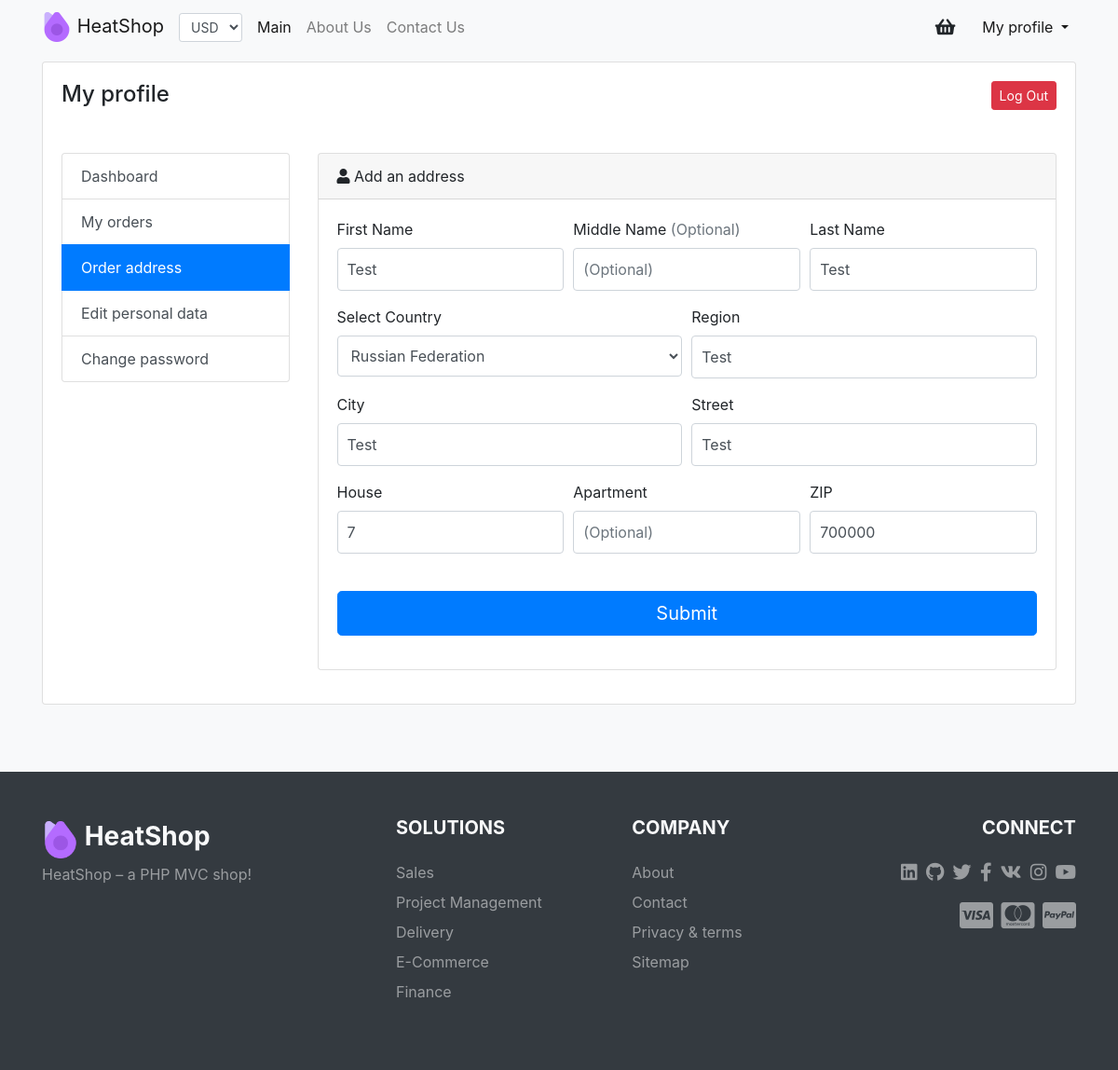
Page /address/edit?id=2 (signed in) on the committed database.
### tables this page shows
CREATE TABLE `currency` (
  `id` int(10) UNSIGNED NOT NULL,
  `title` varchar(50) NOT NULL,
  `code` varchar(3) NOT NULL,
  `symbol` varchar(10) NOT NULL,
  `value` float(15,2) NOT NULL,
  `base` enum('0','1') NOT NULL
);

CREATE TABLE `address` (
  `id` int(11) UNSIGNED NOT NULL,
  `user_id` int(11) UNSIGNED DEFAULT NULL,
  `first_name` varchar(100) NOT NULL,
  `middle_name` varchar(100) DEFAULT NULL,
  `last_name` varchar(100) NOT NULL,
  `country` varchar(100) NOT NULL,
  `region` varchar(100) NOT NULL,
  `city` varchar(100) NOT NULL,
  `street` varchar(100) NOT NULL,
  `house` int(5) UNSIGNED NOT NULL,
  `apartment` int(5) UNSIGNED DEFAULT NULL,
  `zip` int(6) UNSIGNED NOT NULL
);

### app/core/base/BaseController.php (called while the page is built, shortened)
<?php
abstract class BaseController
{
    private $route;
    private $view;
    private $data;
    private $meta = ['title' => 'HeatShop'];
    protected $layout = true;
    function __construct($route)
    {
        $this->route 	  = $route;
        $this->view 	  = $route['action'];
    }
    function set($data)
    {
        $this->data = $data;
    }
    function setMeta($title, $desc = null, $keywords = null)
    {
        $this->meta['title'] 	= $title . ' | HeatShop';
        $this->meta['desc'] 	= $desc;
        $this->meta['keywords'] = strtolower($keywords);
    }
    function getView()
    {
        $viewObj = new View($this->route, $this->layout, $this->view, $this->meta);
        $viewObj->render($this->data);
    }
}

### app/core/App.php (called while the page is built, shortened)
<?php
class App
{
    function __construct()
    {
        new Router();
    }
}

### public/index.php (called while the page is built, shortened)
<?php
new \app\core\App();

### app/controllers/AddressController.php (called while the page is built, shortened)
<?php
class AddressController extends Controller
{
    function editAction()
    {
        $id	= isset($_GET['id']) ? (int) $_GET['id'] : null;
        $address = Address::get($id);
        $countries = include_once CONFIG . '/countries.php';
    }
}

### app/core/Db.php (called while the page is built, shortened)
<?php
class Db
{
    private static $db = null;
    private static function connect()
    {
        if (!self::$db) {
            $config	  = include CONFIG . '/db.php';
            self::$db = new PDO($config['dsn'], $config['user'], $config['pass']);
        }
        return self::$db;
    }
    static function query($sql, $params = [])
    {
        $stmt = self::connect()->prepare($sql);
        if (!empty($params)) {
            foreach ($params as $key => $val) $stmt->bindValue(':'.$key, $val);
        }
        $stmt->execute();
        return $stmt;
    }
    static function row($sql, $params = [])
    {
        $stmt = self::query($sql, $params);
        return $stmt->fetch(PDO::FETCH_ASSOC);
    }
}

### app/models/Address.php (called while the page is built, shortened)
<?php
class Address extends Model
{
    static function get($id)
    {
        return Db::row("SELECT * FROM `address` WHERE `id` = :id", ['id' => $id]);
    }
}

### app/core/Cache.php (called while the page is built, shortened)
<?php
class Cache
{
    static function set($key, $data, $second = 3600)
    {
        if ($second) {
            $content['data']	 = $data;
            $content['end_time'] = time() + $second;
            if (file_put_contents(CACHE . '/' . md5($key) . '.txt', serialize($content))) {
                return true;
            }
        }
        return false;
    }
}

### app/views/address/edit.php (the view, shortened to what this page needs)
<div class="card mx-auto">
    <div class="card-body">
        <div class="row">
            <div class="col">
                <h4 class="card-title mb-5 float-left">My profile</h4>
            </div>
            <div class="col">
                <a href="user/logout" class="btn btn-sm btn-danger float-right">Log Out</a>
            </div>
        </div>
        <div class="row">
            <div class="col-md-3 mb-4">
                <div class="list-group">
                    <a href="profile" class="list-group-item list-group-item-action">Dashboard</a>
                    <a href="profile/orders" class="list-group-item list-group-item-action">My orders</a>
                    <a href="profile/address" class="list-group-item list-group-item-action active">Order address</a>
                    <a href="profile/edit" class="list-group-item list-group-item-action">Edit personal data</a>
                    <a href="profile/password" class="list-group-item list-group-item-action">Change password</a>
                </div>
            </div>
            <div class="col-md-9">
                <div class="card mb-3">
                    <div class="card-header"><i class="fas fa-user"></i>&nbsp;Add an address</div>
                    <div class="card-body">
                        <form role="form" method="post" class="form-input" novalidate>
                            <div class="form-row">
                                <div class="col-md-4 form-group">
                                    <label for="first-name">First Name</label>
                                    <input type="text" class="form-control" id="first-name" name="first_name" value="<?=$address['first_name'];?>" pattern="[a-zA-Zа-яА-Я]+">
                                </div>
                                <div class="col-md-4 form-group">
                                    <label for="middle-name">Middle Name <span class="text-muted">(Optional)</span></label>
                                    <input type="text" class="form-control" id="middle-name" name="middle_name" placeholder="(Optional)" value="<?=$address['middle_name'] ? $address['middle_name'] : null;?>" pattern="[a-zA-Zа-яА-Я]+">
                                </div>
                                <div class="col-md-4 form-group">
                                    <label for="last-name">Last Name</label>
                                    <input type="text" class="form-control" id="last-name" name="last_name" value="<?=$address['last_name'];?>" pattern="[a-zA-Zа-яА-Я]+">
                                </div>
                            </div>
                            <div class="form-row">
                                <div class="col form-group">
                                    <label for="country">Select Country</label>
                                    <select class="form-control" id="country" name="country">
                                        <?php foreach ($countries as $country) {
                                            if ($address['country'] == $country) {
                                                echo '<option value selected>'. $country . '</option>' . PHP_EOL;
                                            } else {
                                                echo '<option>' . $country . '</option>' . PHP_EOL;
                                            }
                                        } ?>
                                    </select>
                                </div>
                                <div class="col form-group">
                                    <label for="region">Region</label>
                                    <input type="text" class="form-control" id="region" name="region" value="<?=$address['region'];?>" pattern="[a-zA-Zа-яА-Я-]+">
                                </div>
                            </div>
                            <div class="form-row">
                                <div class="col form-group">
                                    <label for="city">City</label>
                                    <input type="text" class="form-control" id="city" name="city" value="<?=$address['city'];?>" pattern="[a-zA-Zа-яА-Я-]+">
                                </div>
                                <div class="col form-group">
                                    <label for="street">Street</label>
                                    <input type="text" class="form-control" id="street" name="street" value="<?=$address['street'];?>">
                                </div>
                            </div>
                            <div class="form-row">
                                <div class="col form-group">
                                    <label for="house">House</label>
                                    <input type="number" class="form-control" id="house" name="house" value="<?=$address['house'];?>" min="1">
                                </div>
                                <div class="col form-group">
                                    <label for="apartment">Apartment</label>
                                    <input type="number" class="form-control" id="apartment" name="apartment" placeholder="(Optional)" value="<?=$address['apartment'] ? $address['apartment'] : null;?>" min="0">
                                </div>
                                <div class="col form-group">
                                    <label for="zip">ZIP</label>
                                    <input type="number" class="form-control" id="zip" name="zip" value="<?=$address['zip'];?>" min="10000" max="999999">
                                </div>
                            </div>
                            <div class="form-group mt-4">
                                <button type="submit" class="btn btn-lg btn-primary btn-block">Submit</button>
                            </div>
                        </form>
                    </div>
                </div>
            </div>
        </div>
    </div>
</div>

### app/views/layouts/shop.php (shortened to what this page needs)
<!DOCTYPE html>
<html lang="en">
<head>
    <link rel="stylesheet" href="https://stackpath.bootstrapcdn.com/bootstrap/4.4.1/css/bootstrap.min.css">
    <link href="fontawesome/css/all.min.css" rel="stylesheet">
    <link href="css/style.css" rel="stylesheet" type="text/css" media="all" />
</head>
<body class="bg-light">
    <header>
        <nav class="navbar navbar-expand-lg navbar-light bg-light">
            <div class="container">
                <a class="navbar-brand" href="/">
                    <img src="img/logo.png" class="d-inline-block align-top" height="32" width="32" alt=""> HeatShop
                </a>
                <div class="collapse navbar-collapse" id="navbarSupportedContent">
                    <ul class="navbar-nav mr-auto" id="nav-items">
                        <li class="nav-item my-md-auto mt-3 mr-md-2">
                            <select id="currency" class="form-control form-control-sm">
							</select>
                        </li>
                        <li class="nav-item" id="main">
                            <a class="nav-link" href="/">Main</a>
                        </li>
                        <li class="nav-item" id="about-us">
                            <a class="nav-link" href="about-us" tabindex="-1" aria-disabled="true">About Us</a>
                        </li>
                        <li class="nav-item" id="contact-us">
                            <a class="nav-link" href="contact-us" tabindex="-1" aria-disabled="true">Contact Us</a>
                        </li>
                    </ul>
                    <ul class="navbar-nav">
                        <form class="form-inline">
                            <div class="cart" style="position: relative">
                                <a href="cart/show" onclick="getCart(); return false;">
                                    <i class="btn fas fa-shopping-basket" style="font-size: 120%"></i>
                                </a>
                            </div>
                        <?php if (!empty($_SESSION['user'])): ?>
                            <li class="nav-item dropdown active ml-2">
                                <a class="nav-link dropdown-toggle" href="#" id="navbarDropdown" role="button" data-toggle="dropdown" aria-haspopup="true" aria-expanded="false">
								My profile
								</a>
                            </li>
                        <?php else: ?>
                            <a type="button" href="login" class="btn btn-sm btn-primary mx-3 my-2">Log In</a>
                            <a type="button" href="signup" class="btn btn-sm btn-success my-2">Sign Up</a>
                        <?php endif; ?>
                        </form>
                    </ul>
                </div>
            </div>
        </nav>
    </header>
    <div class="container p-0">
        <div class="text-center py-1">
        </div>
    </div>
    <div class="container pb-4">
        <?=$content;?>
    </div>
    <footer class="bg-dark text-light mt-5 py-5">
        <div class="container">
            <div class="row">
                <div class="col-md-4 mb-5">
                    <div class="navbar-brand">
                        <img src="img/logo.png" class="d-inline-block align-top" height="40" width="40" alt="">
                        <span class="h3 font-weight-bold">HeatShop</span>
                    </div>
                    <span class="d-block text-white-50">HeatShop – a PHP MVC shop!</span>
                </div>
                <div class="col-md-8">
                    <div class="row">
                        <div class="col-md-4 mb-3">
                            <h5 class="mb-4 font-weight-bold text-uppercase">Solutions</h5>
                            <ul class="list-group">
                                <li class="list-group-item bg-transparent border-0 p-0 mb-2"><a href="#" class="text-white-50">Sales</a></li>
                                <li class="list-group-item bg-transparent border-0 p-0 mb-2"><a href="#" class="text-white-50">Project Management</a></li>
                                <li class="list-group-item bg-transparent border-0 p-0 mb-2"><a href="#" class="text-white-50">Delivery</a></li>
                                <li class="list-group-item bg-transparent border-0 p-0 mb-2"><a href="#" class="text-white-50">E-Commerce</a></li>
                                <li class="list-group-item bg-transparent border-0 p-0 mb-2"><a href="#" class="text-white-50">Finance</a></li>
                            </ul>
                        </div>
                        <div class="col-md-4 mb-3">
                            <h5 class="mb-4 font-weight-bold text-uppercase">Company</h5>
                            <ul class="list-group">
                                <li class="list-group-item bg-transparent border-0 p-0 mb-2"><a href="about-us" class="text-white-50">About</a></li>
                                <li class="list-group-item bg-transparent border-0 p-0 mb-2"><a href="contact-us" class="text-white-50">Contact</a></li>
                                <li class="list-group-item bg-transparent border-0 p-0 mb-2"><a class="text-white-50 mr-4" href="#">Privacy &amp; terms</a></li>
                                <li class="list-group-item bg-transparent border-0 p-0 mb-2"><a class="text-white-50 mr-4" href="#">Sitemap</a></li>
                            </ul>
                        </div>
                        <div class="col-md-4 mb-3 text-lg-right">
                            <h5 class="mb-4 font-weight-bold text-uppercase">Connect</h5>
                            <div class="h5 icon-feed">
                                <a class="text-white-50" href="https://linkedin.com/" target="_blank"><i class="fab fa-linkedin mr-1"></i></a>
                                <a class="text-white-50" href="https://github.com/slavken/HeatShop" target="_blank"><i class="fab fa-github mr-1"></i></a>
                                <a class="text-white-50" href="https://twitter.com/" target="_blank"><i class="fab fa-twitter mr-1"></i></a>
                                <a class="text-white-50" href="https://facebook.com/" target="_blank"><i class="fab fa-facebook-f mr-1"></i></a>
                                <a class="text-white-50" href="https://vk.com/" target="_blank"><i class="fab fa-vk mr-1"></i></a>
                                <a class="text-white-50" href="https://instagram.com/" target="_blank"><i class="fab fa-instagram mr-1"></i></a>
                                <a class="text-white-50" href="https://youtube.com/" target="_blank"><i class="fab fa-youtube"></i></a>
                            </div>
                            <div class="h2 mt-3 text-white-50 icon-feed">
                                <i class="fab fa-cc-visa"></i>
                                <i class="fab fa-cc-mastercard"></i>
                                <i class="fab fa-cc-paypal"></i>
                            </div>
                        </div>
                    </div>
                </div>
            </div>
        </div>
    </footer>
</body>
</html>

### rows in the picture
currency: code "USD"
address: first_name "Test", last_name "Test", country "Russian Federation", region "Test", city "Test", street "Test", house "7", zip "700000"
